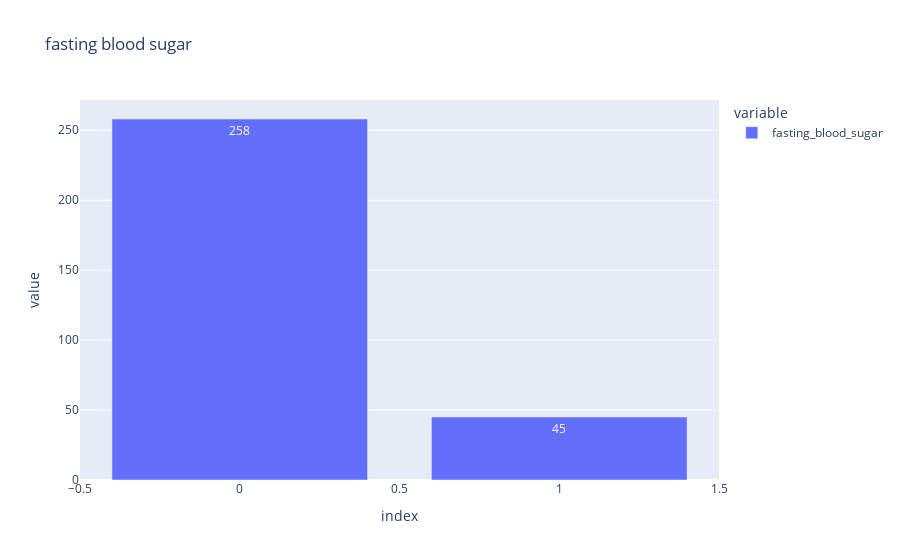

Notebook code for this chart:
### Code cell
fb = df["fasting_blood_sugar"].value_counts()
labels = fb.index
fig = px.bar(fb, title = "fasting blood sugar", text = fb)
fig.show()

### Figure 1 — Plotly figure (JSON) as saved in the notebook; plotly's stock layout.template omitted (floating-point values rounded to 4 significant figures)
{"data": [{"alignmentgroup": "True", "hovertemplate": "variable=fasting_blood_sugar<br>index=%{x}<br>value=%{y}<br>text=%{text}<extra></extra>", "legendgroup": "fasting_blood_sugar", "marker": {"color": "#636efa"}, "name": "fasting_blood_sugar", "offsetgroup": "fasting_blood_sugar", "orientation": "v", "showlegend": true, "text": [258, 45], "textposition": "auto", "type": "bar", "x": [0, 1], "xaxis": "x", "y": [258, 45], "yaxis": "y"}], "layout": {"barmode": "relative", "legend": {"title": {"text": "variable"}, "tracegroupgap": 0}, "title": {"text": "fasting blood sugar"}, "xaxis": {"anchor": "y", "domain": [0, 1], "title": {"text": "index"}}, "yaxis": {"anchor": "x", "domain": [0, 1], "title": {"text": "value"}}}}
